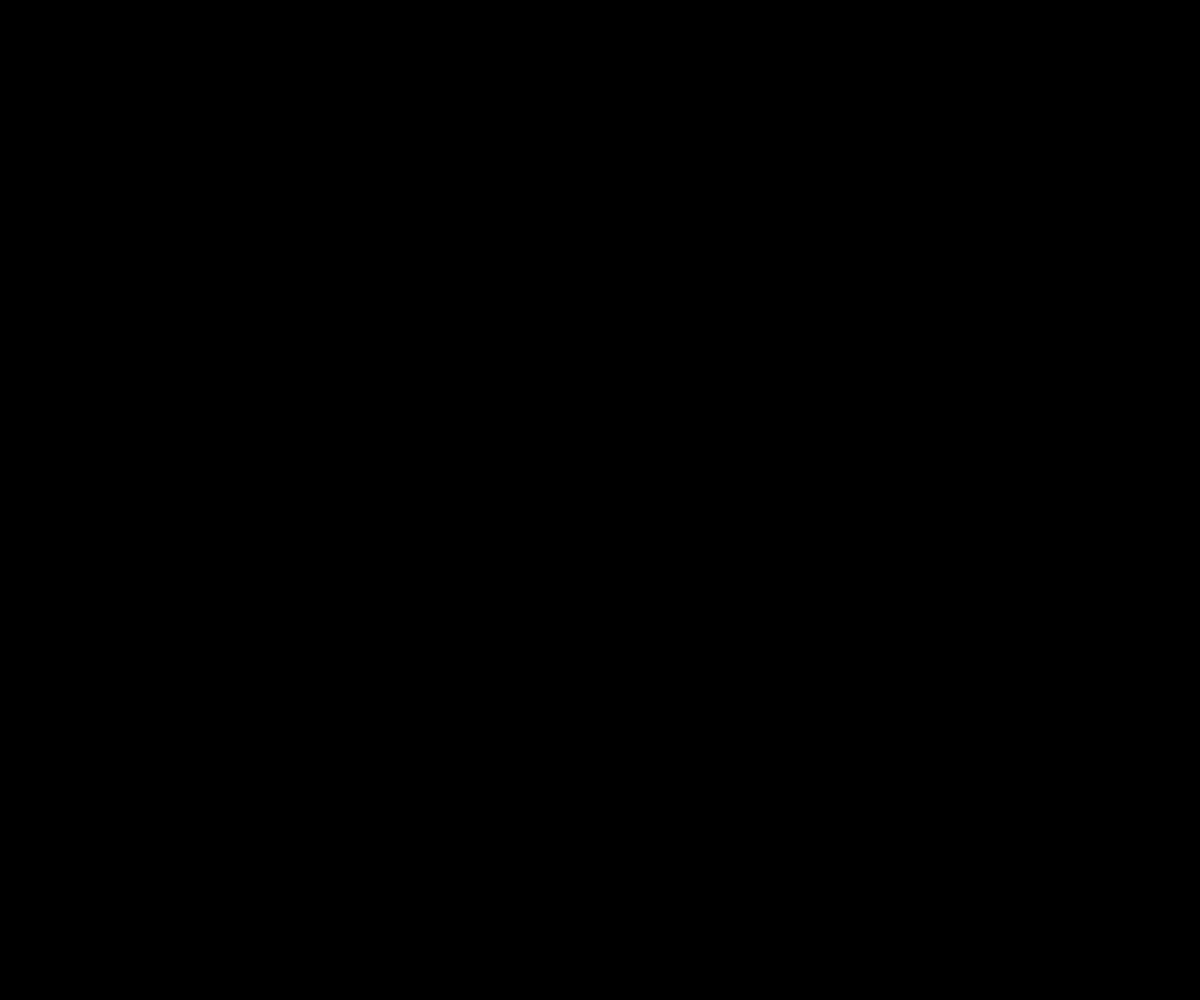
Frame 1 (no input)
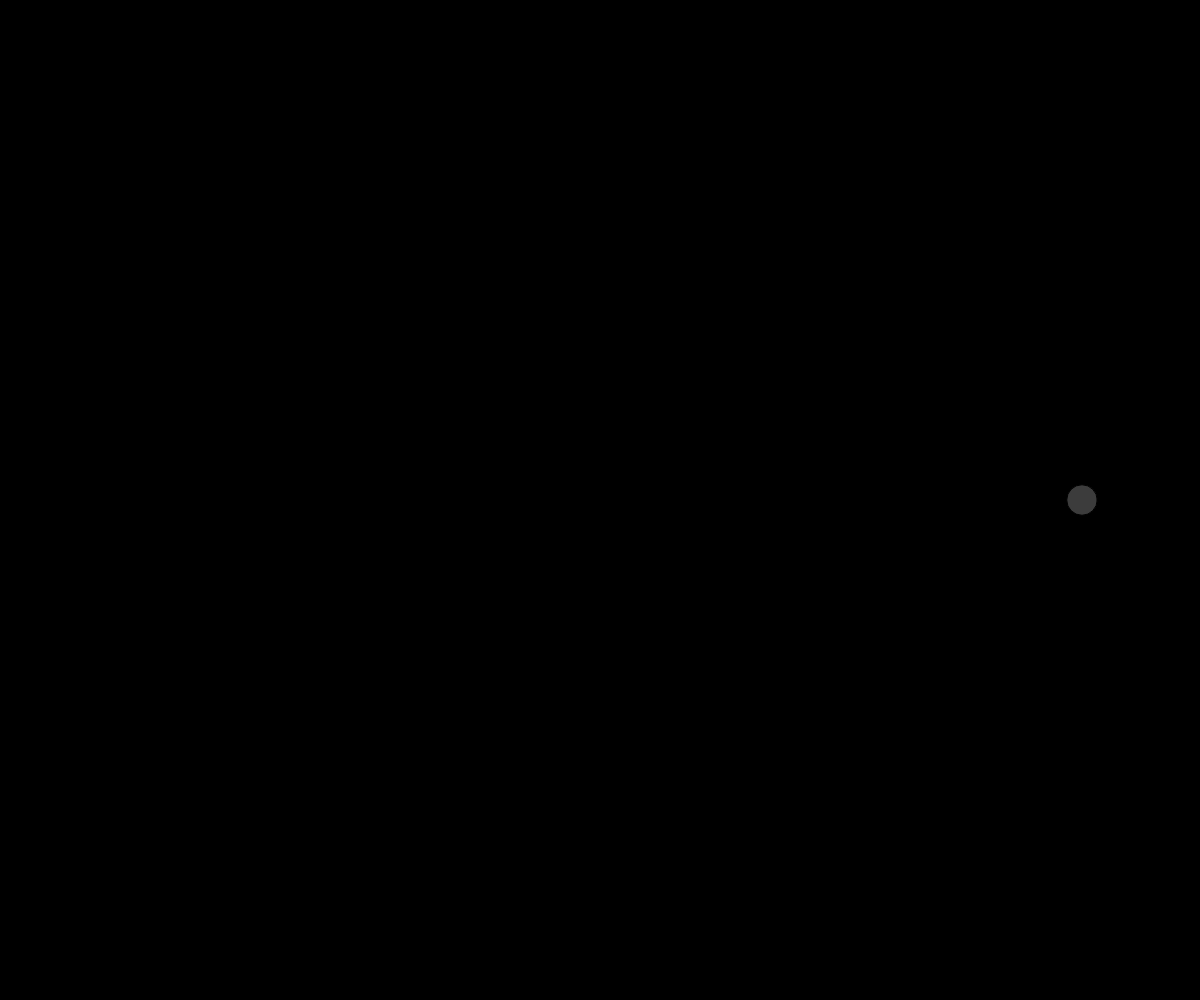
Frame 60 (no input)
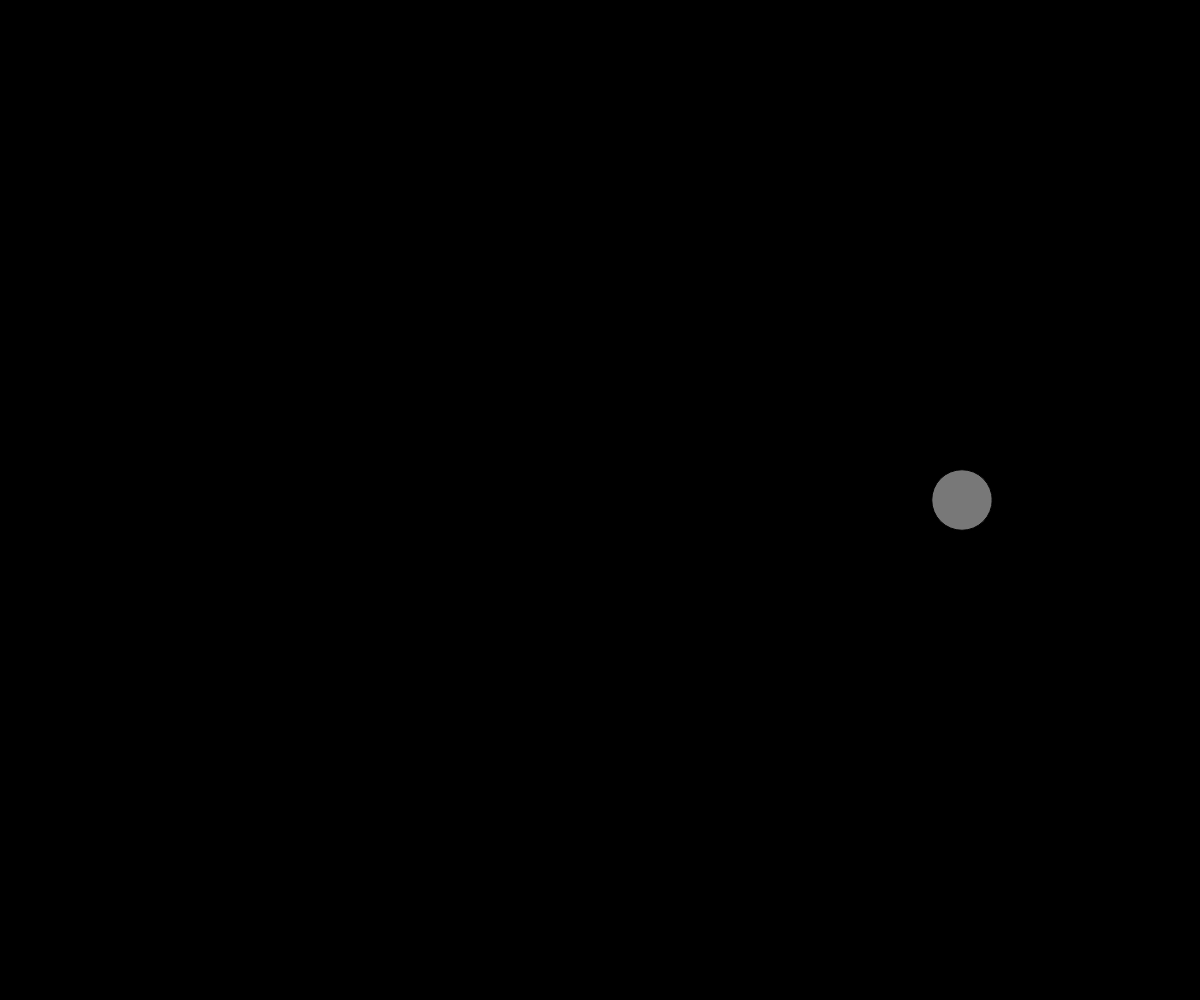
Frame 120 (the mouse pressed at the canvas centre since frame 60)

The p5.js sketch that drew these frames (run headless with seeded random() and noise() and a simulated clock; from frame 60 on, the mouse is pressed at the canvas centre):

// p5.js sketch
// ── sketch.js
let xPos = 0;
let color = 1;
let size = 1;

function setup() { 
  createCanvas(windowWidth, windowHeight);
  xPos = width;
} 

function draw() { 
  background(0);
  fill(color);

  // TODO: Draw an ellipse with xPos variable for the x position
  ellipse(xPos, height/2, size, size);
  // TODO: increment the color variable by 1
  color += 1;
  // TODO: increment the size variable by 0.5
  size += 0.5;
  // TODO: decrement the xPos variable by 2
  xPos -= 2;
}
